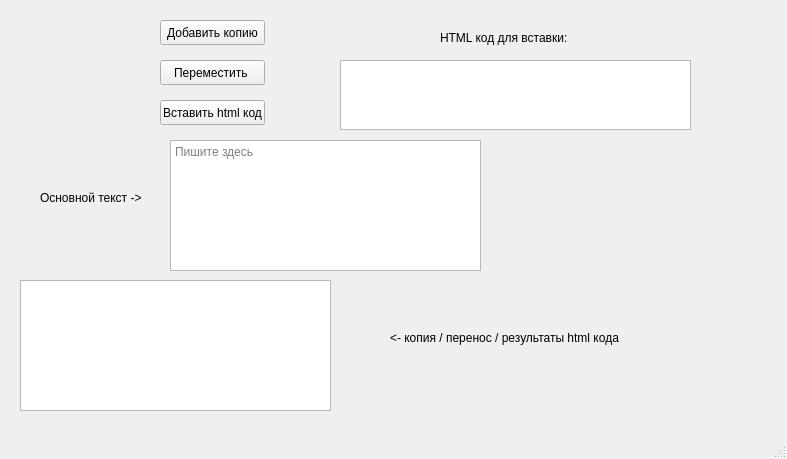
<?xml version="1.0" encoding="UTF-8"?>
<ui version="4.0">
 <class>MainWindow</class>
 <widget class="QMainWindow" name="MainWindow">
  <property name="geometry">
   <rect>
    <x>0</x>
    <y>0</y>
    <width>787</width>
    <height>459</height>
   </rect>
  </property>
  <property name="windowTitle">
   <string>Вставить - переместить</string>
  </property>
  <widget class="QWidget" name="centralwidget">
   <widget class="QPlainTextEdit" name="Text_window_1">
    <property name="geometry">
     <rect>
      <x>170</x>
      <y>140</y>
      <width>311</width>
      <height>131</height>
     </rect>
    </property>
    <property name="placeholderText">
     <string>Пишите здесь</string>
    </property>
   </widget>
   <widget class="QTextBrowser" name="Text_window_2">
    <property name="geometry">
     <rect>
      <x>20</x>
      <y>280</y>
      <width>311</width>
      <height>131</height>
     </rect>
    </property>
   </widget>
   <widget class="QPushButton" name="pushButton">
    <property name="geometry">
     <rect>
      <x>160</x>
      <y>20</y>
      <width>105</width>
      <height>25</height>
     </rect>
    </property>
    <property name="text">
     <string>Добавить копию</string>
    </property>
   </widget>
   <widget class="QPushButton" name="pushButton_2">
    <property name="geometry">
     <rect>
      <x>160</x>
      <y>60</y>
      <width>105</width>
      <height>25</height>
     </rect>
    </property>
    <property name="text">
     <string>Переместить </string>
    </property>
   </widget>
   <widget class="QPushButton" name="pushButton_3">
    <property name="geometry">
     <rect>
      <x>160</x>
      <y>100</y>
      <width>105</width>
      <height>25</height>
     </rect>
    </property>
    <property name="text">
     <string>Вставить html код</string>
    </property>
   </widget>
   <widget class="QPlainTextEdit" name="HTML_code_window">
    <property name="geometry">
     <rect>
      <x>340</x>
      <y>60</y>
      <width>351</width>
      <height>70</height>
     </rect>
    </property>
   </widget>
   <widget class="QLabel" name="label">
    <property name="geometry">
     <rect>
      <x>440</x>
      <y>30</y>
      <width>140</width>
      <height>16</height>
     </rect>
    </property>
    <property name="text">
     <string>HTML код для вставки:</string>
    </property>
   </widget>
   <widget class="QLabel" name="label_2">
    <property name="geometry">
     <rect>
      <x>40</x>
      <y>190</y>
      <width>105</width>
      <height>15</height>
     </rect>
    </property>
    <property name="text">
     <string>Основной текст -&gt;</string>
    </property>
   </widget>
   <widget class="QLabel" name="label_3">
    <property name="geometry">
     <rect>
      <x>390</x>
      <y>330</y>
      <width>240</width>
      <height>16</height>
     </rect>
    </property>
    <property name="text">
     <string>&lt;- копия / перенос / результаты html кода</string>
    </property>
   </widget>
  </widget>
  <widget class="QMenuBar" name="menubar">
   <property name="geometry">
    <rect>
     <x>0</x>
     <y>0</y>
     <width>787</width>
     <height>21</height>
    </rect>
   </property>
  </widget>
  <widget class="QStatusBar" name="statusbar"/>
 </widget>
 <resources/>
 <connections/>
</ui>
